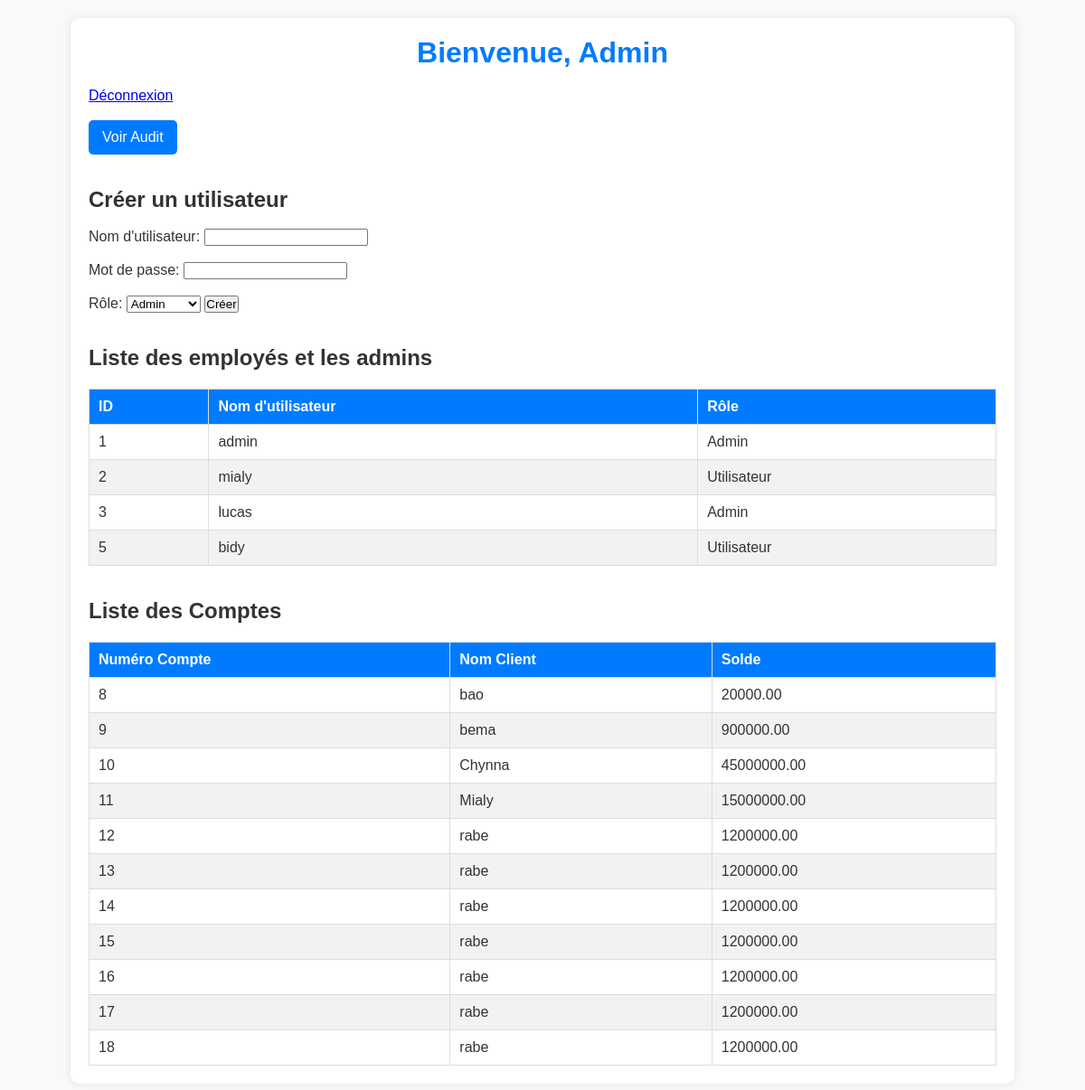
/admin.php (signed in), run on the app's committed database.
### tables this page shows
CREATE TABLE `users` (
  `id` int(11) NOT NULL,
  `username` varchar(50) NOT NULL,
  `password` varchar(255) NOT NULL,
  `role_id` int(11) NOT NULL
);

CREATE TABLE `roles` (
  `id` int(11) NOT NULL,
  `name` varchar(50) NOT NULL
);

CREATE TABLE `compte` (
  `num_compte` int(11) NOT NULL,
  `nom_client` varchar(100) DEFAULT NULL,
  `solde` decimal(10,2) DEFAULT NULL
);

### admin.php (the view, shortened to what this page needs)
<?php
include 'config.php';
?>
<!DOCTYPE html>
<html lang="fr">
<head>
    <link rel="stylesheet" href="style.css">
</head>
<body>
    <div class="container">
        <div class="header">
            <h1>Bienvenue, Admin</h1>
            <a href="logout.php" class="logout-button">Déconnexion</a>
            <br>
            <br>
            <a href="audit.php" class="button">Voir Audit</a>
        </div>
<br>
<br>
        <h2>Créer un utilisateur</h2>
        <br>
        <form method="post" action="create_user.php">
            <label for="username">Nom d'utilisateur:</label>
            <input type="text" id="username" name="username" required>
            <br>
            <br>
            <label for="password">Mot de passe:</label>
            <input type="password" id="password" name="password" required>
<br>
<br>
            <label for="role">Rôle:</label>
            <select id="role" name="role" required>
                <option value="1">Admin</option>
            </select>
            <button type="submit">Créer</button>
        </form>
<br>
<br>
        <h2>Liste des employés et les admins </h2>
        <table>
            <thead>
                <tr>
                    <th>ID</th>
                    <th>Nom d'utilisateur</th>
                    <th>Rôle</th>
                </tr>
            </thead>
            <tbody>
                <?php
                $sql = "SELECT users.id, users.username, roles.name AS role
                        FROM users
                        JOIN roles ON users.role_id = roles.id";
                $result = $conn->query($sql);
                while ($row = $result->fetch_assoc()) {
                    echo "<tr>
                            <td>{$row['id']}</td>
                            <td>{$row['username']}</td>
                            <td>{$row['role']}</td>
                          </tr>";
                }
                ?>
            </tbody>
        </table>
<br>
<br>
        <h2>Liste des Comptes</h2>
        <table>
            <thead>
                <tr>
                    <th>Numéro Compte</th>
                    <th>Nom Client</th>
                    <th>Solde</th>
                </tr>
            </thead>
            <tbody>
                <?php
                $sql = "SELECT * FROM compte";
                $result = $conn->query($sql);
                while ($row = $result->fetch_assoc()) {
                    echo "<tr>
                            <td>{$row['num_compte']}</td>
                            <td>{$row['nom_client']}</td>
                            <td>{$row['solde']}</td>
                          </tr>";
                }
                ?>
            </tbody>
        </table>
    </div>
</body>
</html>

### style.css (style rules this page uses)
* { margin: 0; padding: 0; box-sizing: border-box; font-family: 'Arial', sans-serif; }
body { background-color: #f8f9fa; color: #333; padding: 20px; }
.container { width: 90%; max-width: 1200px; margin: auto; background: #ffffff; padding: 20px; border-radius: 10px; box-shadow: 0 0 10px rgba(0, 0, 0, 0.1); }
h1 { text-align: center; color: #007bff; margin-bottom: 20px; }
.button { display: inline-block; padding: 10px 15px; background-color: #007bff; color: white; text-decoration: none; border-radius: 5px; transition: 0.3s; }
table { width: 100%; border-collapse: collapse; margin-top: 20px; }
th, td { padding: 10px; text-align: left; border: 1px solid #ddd; }
th { background-color: #007bff; color: white; }
tr:nth-child(even) { background-color: #f2f2f2; }

### data on the page
users: id "1", username "admin", role.name "Admin"
users: id "2", username "mialy", role.name "Utilisateur"
users: id "3", username "lucas", role.name "Admin"
users: id "5", username "bidy", role.name "Utilisateur"
compte: num_compte "8", nom_client "bao", solde "20000.00"
compte: num_compte "9", nom_client "bema", solde "900000.00"
compte: num_compte "10", nom_client "Chynna", solde "45000000.00"
compte: num_compte "11", nom_client "Mialy", solde "15000000.00"
compte: num_compte "12", nom_client "rabe", solde "1200000.00"
compte: num_compte "13", nom_client "rabe", solde "1200000.00"
compte: num_compte "14", nom_client "rabe", solde "1200000.00"
compte: num_compte "15", nom_client "rabe", solde "1200000.00"
compte: num_compte "16", nom_client "rabe", solde "1200000.00"
compte: num_compte "17", nom_client "rabe", solde "1200000.00"
compte: num_compte "18", nom_client "rabe", solde "1200000.00"
